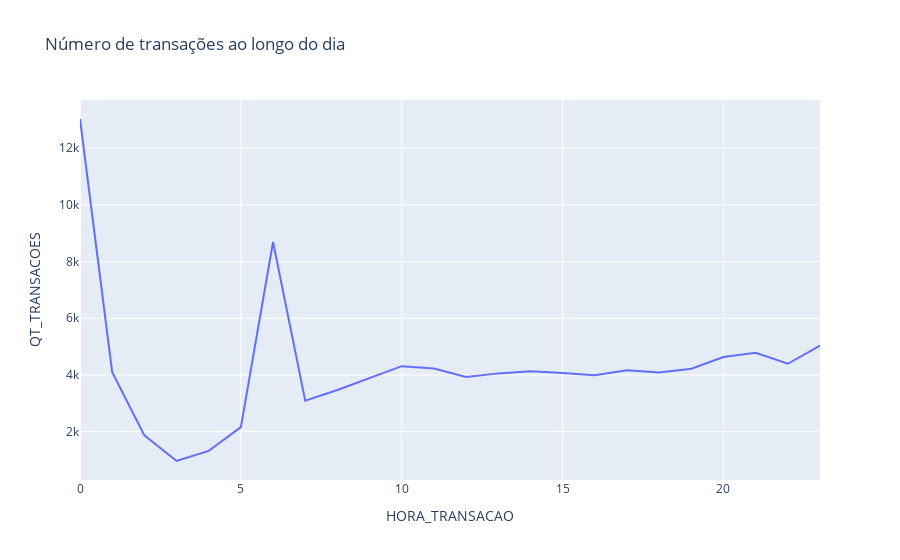

Notebook code cell kept with this figure:
### Code cell
fig = px.line(QT_TRANSACOES_POR_HORA, x="HORA_TRANSACAO", y="QT_TRANSACOES", title='Número de transações ao longo do dia')
fig.show()

### Figure 1 — Plotly figure (JSON) as saved in the notebook; plotly's stock layout.template omitted (floating-point values rounded to 4 significant figures)
{"data": [{"hovertemplate": "HORA_TRANSACAO=%{x}<br>QT_TRANSACOES=%{y}<extra></extra>", "legendgroup": "", "line": {"color": "#636efa", "dash": "solid"}, "marker": {"symbol": "circle"}, "mode": "lines", "name": "", "orientation": "v", "showlegend": false, "type": "scatter", "x": [0, 1, 2, 3, 4, 5, 6, 7, 8, 9, 10, 11, 12, 13, 14, 15, 16, 17, 18, 19, 20, 21, 22, 23], "xaxis": "x", "y": [13033, 4102, 1869, 964, 1321, 2158, 8691, 3090, 3471, 3894, 4311, 4231, 3926, 4056, 4127, 4070, 3992, 4166, 4085, 4221, 4633, 4784, 4395, 5039], "yaxis": "y"}], "layout": {"legend": {"tracegroupgap": 0}, "title": {"text": "Número de transações ao longo do dia"}, "xaxis": {"anchor": "y", "domain": [0, 1], "title": {"text": "HORA_TRANSACAO"}}, "yaxis": {"anchor": "x", "domain": [0, 1], "title": {"text": "QT_TRANSACOES"}}}}
